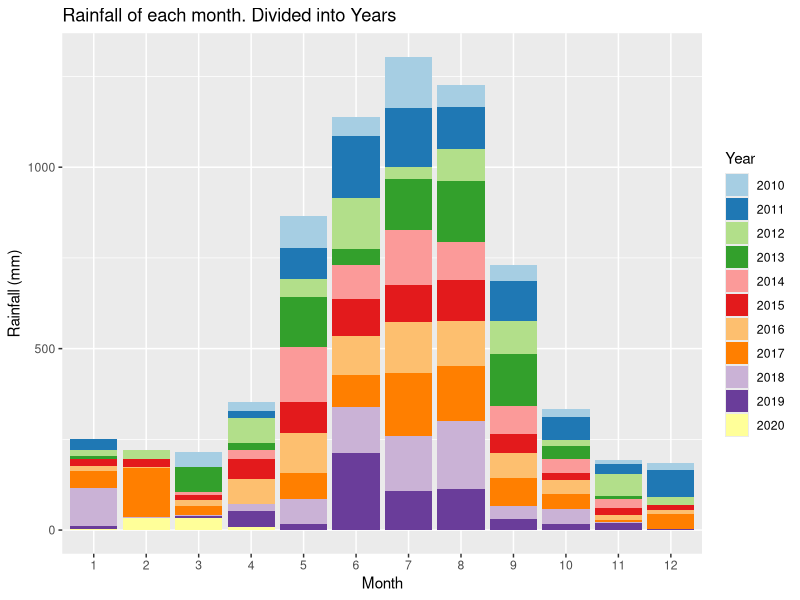
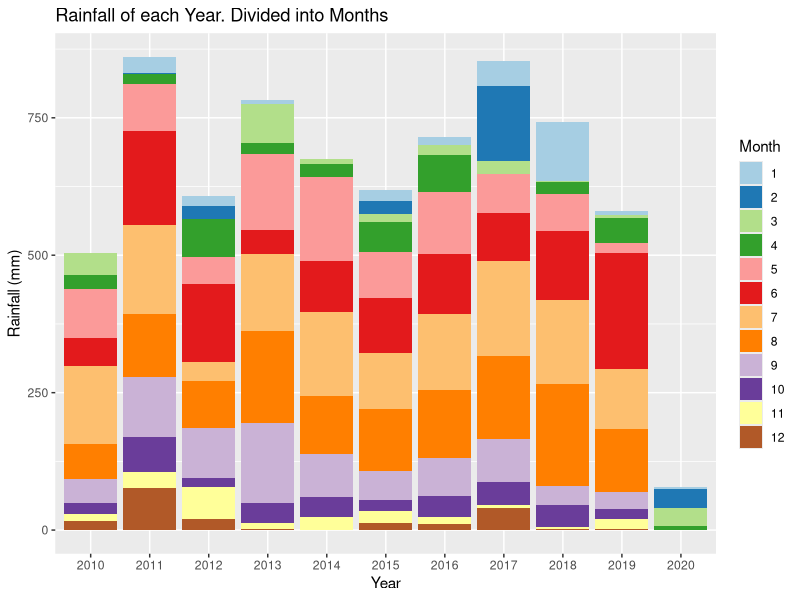
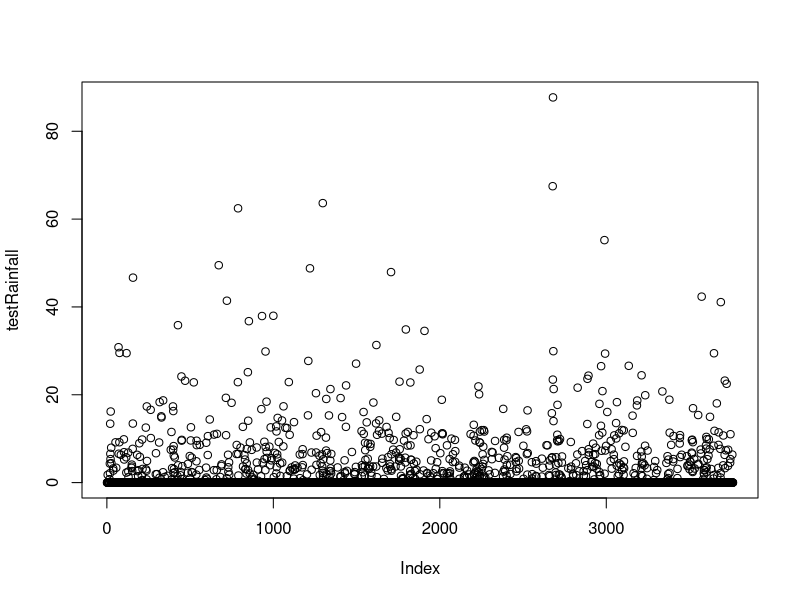
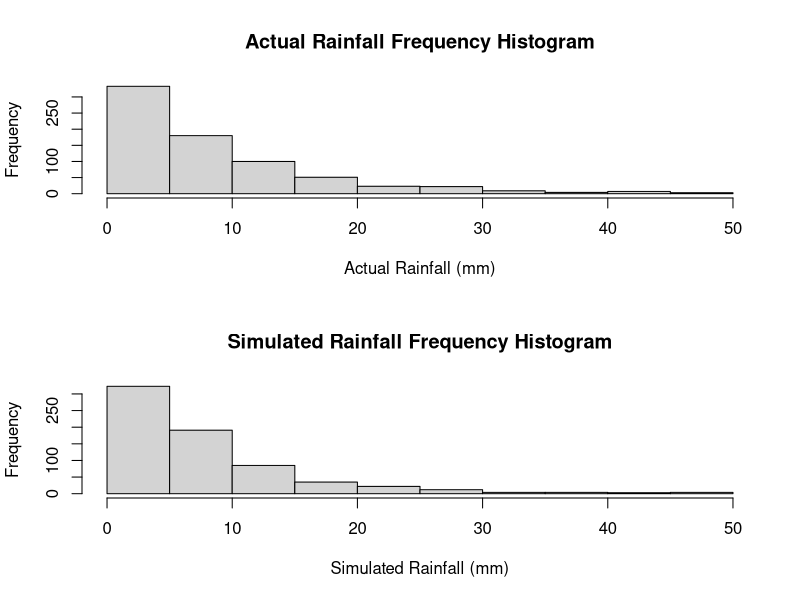
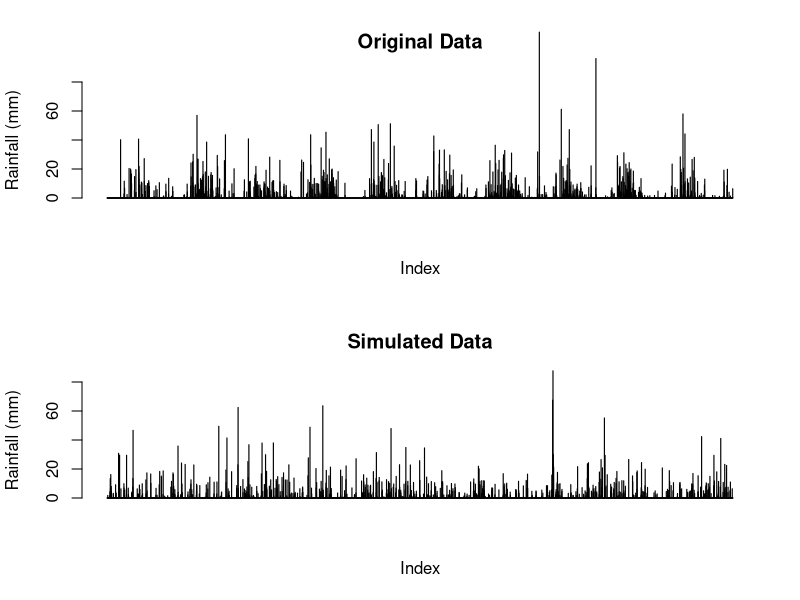
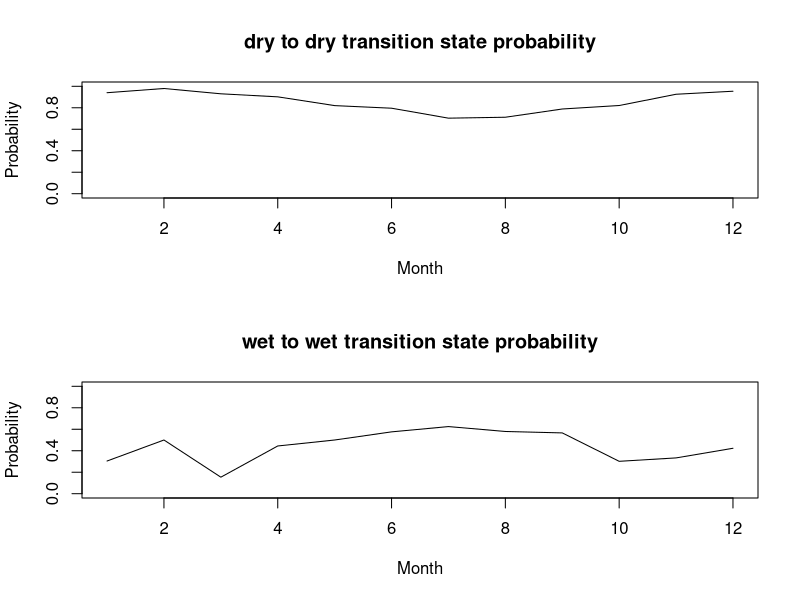
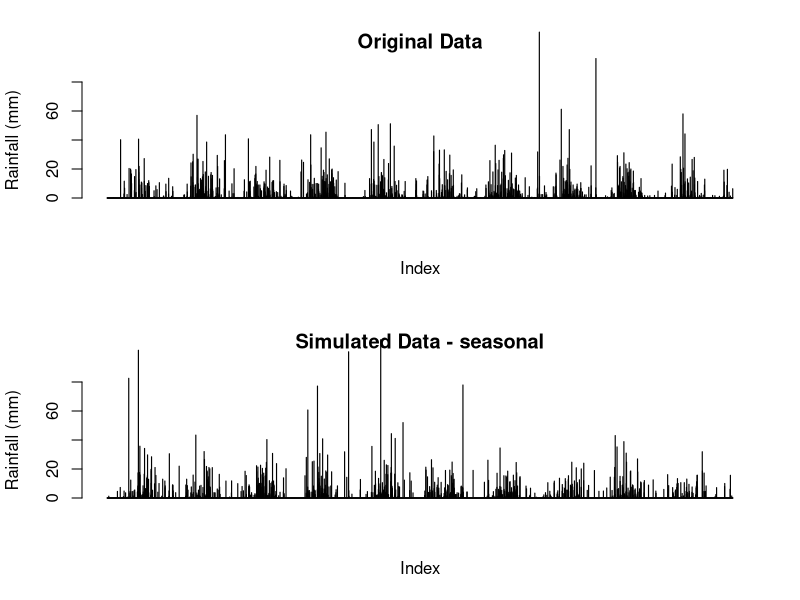
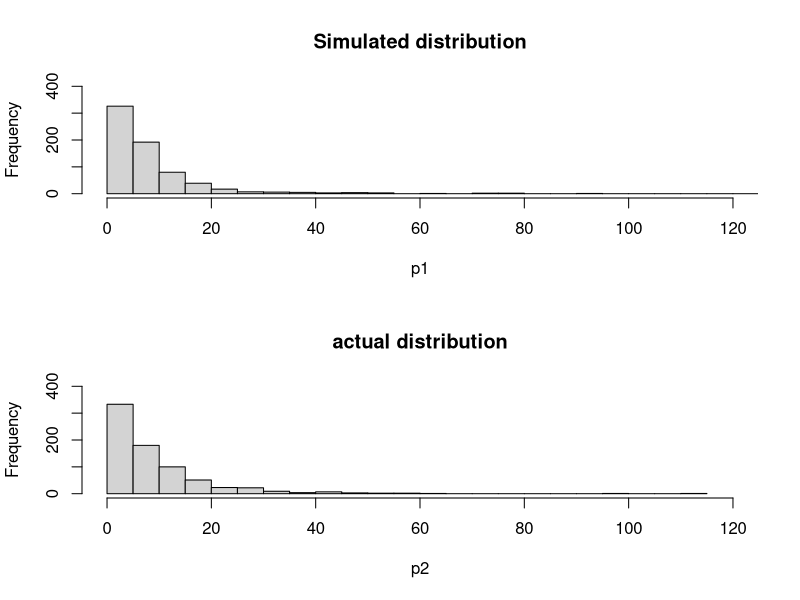

Source code (R) for these figures, in order: (Note: this script raises an error after producing the figures.)
## ---- chunk 1
knitr::opts_chunk$set(echo = TRUE)
## ---- chunk 2
data <-  read.csv("IDCJAC0009_009225_1800_Data.csv")
weather_data <- data
weather_data <- weather_data[which(is.na(weather_data$Rainfall.amount..millimetres.) == FALSE),]
## ---- chunk 3
table(weather_data$Year, weather_data$Quality)
## ---- chunk 4
weather_data$date <- do.call(paste, c(weather_data[c("Day", "Month", "Year")], sep = "-"))
## ---- chunk 5
state <- function(x){
  stateList <- c()
  for(ii in 1:length(x)){
    if(x[ii] < 1){
      stateList <- c(stateList, "dry")
    }
    if(x[ii] >= 1){
      stateList <- c(stateList, "wet")
    }
  }
  return(stateList)
}
weather_data$state <- state(weather_data$Rainfall.amount..millimetres.)
## ---- chunk 6
transitionState <- function(x){
  transitionStateList <- c('') #can't find transition state of first observation
  for(i in 2:length(x)){
    if(x[i] == "dry"){
      if (x[i-1] == "dry"){
        transitionStateList <- c(transitionStateList, "DryToDry")
      }
      else {
        transitionStateList <- c(transitionStateList, "WetToDry")
      }
    }
    if(x[i] == "wet"){
      if (x[i-1] == "dry"){
        transitionStateList <- c(transitionStateList, "DryToWet")
      }
      else {
        transitionStateList <- c(transitionStateList, "WetToWet")
      }
    }
  }
  return(transitionStateList)
}
weather_data$transitionState <- transitionState(weather_data$state)
## ---- chunk 7
train_data <- subset(weather_data, Year >= 2010)
library(ggplot2)
library(RColorBrewer)

# Plotting the rainfall data (grouped by years and months)
ggplot(train_data, aes(x = factor(Month), y = Rainfall.amount..millimetres., fill = factor(Year))) + 
  geom_bar(stat = "identity") + 
  scale_fill_brewer(palette = "Paired") + 
  xlab("Month")+
  ylab("Rainfall (mm)")+
  labs(fill = "Year")+
  ggtitle("Rainfall of each month. Divided into Years")

ggplot(train_data, aes(x = factor(Year), y = Rainfall.amount..millimetres., fill = factor(Month))) + 
  geom_bar(stat = "identity") + 
  scale_fill_brewer(palette = "Paired") + 
  xlab("Year")+
  ylab("Rainfall (mm)")+
  labs(fill = "Month")+
  ggtitle("Rainfall of each Year. Divided into Months")
## ---- chunk 8
table(train_data$Month, train_data$Year)
## ---- chunk 9
#Calculating transition state probabilities, in general (no respect to month or season)
weatherTable <- table(train_data$transitionState)

probWetToWet = weatherTable['WetToWet'] / (weatherTable['WetToWet'] + weatherTable['WetToDry'])
probWetToWet

probDryToDry = weatherTable['DryToDry'] / (weatherTable['DryToDry'] + weatherTable['DryToWet'])
probDryToDry
## ---- chunk 10
#Basic generator (No seasonal variation)

currentState = "dry" #can make this into a random choice later
                                              #choosing next state depending on probs calculated above
generateRainfallBasic <- function(genLength){
  rainAmountList <- c()
  for (i3 in 1:genLength){
    if (currentState == "dry"){
      if (runif(1) < probDryToDry){
        currentState = "dry"
      }
      else{
        currentState = "wet"
      }
    }
    else if (currentState == "wet"){
      if (runif(1) < probWetToWet){
        currentState = "wet"
      }
      else{
        currentState = "dry"
      }
    }
                                      #generating amount of rainfall if state is wet, else 0
    if (currentState == "wet"){
      rainAmount <- 5*exp(rnorm(1))
      rainAmountList <- c(rainAmountList, rainAmount)
    }
    else{
      rainAmountList <- c(rainAmountList, 0)
    }
  }
  return(rainAmountList)
}
## ---- chunk 11
#Basic generator tests
testRainfall = generateRainfallBasic(3761)
plot(testRainfall)

par(mfrow=c(2,1))
hist(train_data$Rainfall.amount..millimetres.[train_data$Rainfall.amount..millimetres.>1 & train_data$Rainfall.amount..millimetres.<50], xlab = "Actual Rainfall (mm)", main = "Actual Rainfall Frequency Histogram")
hist(testRainfall[testRainfall > 1 & testRainfall <50], xlab = "Simulated Rainfall (mm)", main = "Simulated Rainfall Frequency Histogram")

par(mfrow=c(2,1))
barplot(train_data$Rainfall.amount..millimetres., ylim = c(0,80), main = "Original Data", ylab = "Rainfall (mm)", xlab = "Index")
barplot(testRainfall, ylim = c(0,80), main = "Simulated Data", ylab = "Rainfall (mm)", xlab = "Index")
## ---- chunk 12
#Calculates the transition probabilities for each month
transitonStatesMonthsFrame <- data.frame(list(rep(0, 12), list(rep(0, 12), list(rep(0, 12), list(rep(0, 12)))))) #Initialises 12x4 frame filled with zeroes
names(transitonStatesMonthsFrame) <- c('DryToDry', 'DryToWet', 'WetToDry', 'WetToWet')

#Makes the dataframe with the count of each transition state with each month
for (i4 in 1:dim(train_data)[1]){
  tempTransitionState <- train_data[i4, 'transitionState']
  tempMonth <- train_data[i4, 'Month']
  transitonStatesMonthsFrame[tempMonth, tempTransitionState] <- transitonStatesMonthsFrame[tempMonth, tempTransitionState]+1
}
## ---- chunk 13
#Calculates the probabilities for each month in the data frame
probTransitonStatesMonthsFrame <- transitonStatesMonthsFrame
for (i in 1:dim(transitonStatesMonthsFrame)[1]){
  
  probTransitonStatesMonthsFrame[i, 'DryToDry'] <- transitonStatesMonthsFrame[i, 'DryToDry'] / (transitonStatesMonthsFrame[i, 'DryToDry'] + transitonStatesMonthsFrame[i, 'DryToWet'])
  
  probTransitonStatesMonthsFrame[i, 'DryToWet'] <- transitonStatesMonthsFrame[i, 'DryToWet'] / (transitonStatesMonthsFrame[i, 'DryToDry'] + transitonStatesMonthsFrame[i, 'DryToWet'])
    
  probTransitonStatesMonthsFrame[i, 'WetToDry'] <- transitonStatesMonthsFrame[i, 'WetToDry'] / (transitonStatesMonthsFrame[i, 'WetToDry'] + transitonStatesMonthsFrame[i, 'WetToWet'])
    
  probTransitonStatesMonthsFrame[i, 'WetToWet'] <- transitonStatesMonthsFrame[i, 'WetToWet'] / (transitonStatesMonthsFrame[i, 'WetToDry'] + transitonStatesMonthsFrame[i, 'WetToWet'])
}
## ---- chunk 14
#How the transition state probabilities vary for each month
plot(probTransitonStatesMonthsFrame$DryToDry, ylim = c(0,1), xlab = "Month", main = "dry to dry transition state probability", type = 'l', ylab = "Probability")
plot(probTransitonStatesMonthsFrame$WetToWet, ylim = c(0,1), xlab = "Month", main = "wet to wet transition state probability", type = 'l', ylab = "Probability")
## ---- chunk 15
#weather generator accounting  for seasonal variation of transition states or something i hope
#yes this is just a spicy version of basic generator it's mostly the same in fact if i forget to even do this it is the same

generateRainfallSeasonal <- function(input){
  currentState = "dry" #can make this into a random choice later
  rainAmountList <- c()
  for (i5 in 1:dim(input)[1]){
    if (currentState == "dry"){
      if (runif(1) < probTransitonStatesMonthsFrame[input[i5, 'Month'], 'DryToDry']){ #now inputs depending on the month of input
        currentState = "dry"
      }
      else{
        currentState = "wet"
      }
    }
    else if (currentState == "wet"){
      if (runif(1) < probTransitonStatesMonthsFrame[input[i5, 'Month'], 'WetToWet']){
        currentState = "wet"
      }
      else{
        currentState = "dry"
      }
    }
                                      #generating amount of rainfall if state is wet, else 0
    if (currentState == "wet"){
      rainAmount <- 5*exp(rnorm(1)) #now log-normal dist, 5 used because is close to mean of weather_data's / the mean of what exp(rnorm(1)) is by default
      rainAmountList <- c(rainAmountList, rainAmount)
    }
    else{
      rainAmountList <- c(rainAmountList, 0)
    }
  }
  return(rainAmountList)
}
## ---- chunk 16
#testing code for seasonal generator
inputSeasonalRainfall <- dplyr::select(train_data, 'Year', 'Month', 'Day') #using existing train data's dates to input to function, instead of putting in just how many to generate

testSeasonalRainfall = generateRainfallSeasonal(inputSeasonalRainfall)
## ---- chunk 17
par(mfrow=c(2,1))
barplot(train_data$Rainfall.amount..millimetres., ylim = c(0,80), main = "Original Data", ylab = "Rainfall (mm)", xlab = "Index")
barplot(testSeasonalRainfall, ylim = c(0,80), main = "Simulated Data - seasonal", ylab = "Rainfall (mm)", xlab = "Index")
## ---- chunk 18
#comparing log-normal against actual data, veeerryyyy close fit, will use log-normal for rainfall sim
p1 <- 5*exp(rnorm(732))
p1 <- p1[p1>1]
hist(p1, breaks = 30, xlim = c(0,120), ylim = c(0,400), main = "Simulated distribution")

p2 <- train_data$Rainfall.amount..millimetres.[train_data$Rainfall.amount..millimetres.>1]
hist(p2, breaks = 30, xlim = c(0,120), ylim = c(0,400), main = "actual distribution")

## ---- chunk 19
set.seed(100345)

sampID <- sample.int(nrow(train_data), size = 0.5*nrow(train_data), replace = FALSE)
train_data <- train_data[sampID,] # 50% of data for training
test_data <- train_data[-sampID,] # 50% for testing
## ---- chunk 20
#code to calculate transition probabilities for each month (copied from earlier)

transitonStatesMonthsFrame <- data.frame(list(rep(0, 12), list(rep(0, 12), list(rep(0, 12), list(rep(0, 12)))))) #initialising frame by creating 12x4 frame filled with zeroes
names(transitonStatesMonthsFrame) <- c('DryToDry', 'DryToWet', 'WetToDry', 'WetToWet') #name da columns

for (i4 in 1:dim(train_data)[1]){ #making dataframe with count of each transition state for each month
  tempTransitionState <- train_data[i4, 'transitionState']
  tempMonth <- train_data[i4, 'Month']
  transitonStatesMonthsFrame[tempMonth, tempTransitionState] <- transitonStatesMonthsFrame[tempMonth, tempTransitionState]+1
}
## ---- chunk 21
#also copied from earlier
probTransitonStatesMonthsFrame<- transitonStatesMonthsFrame
for (i in 1:dim(transitonStatesMonthsFrame)[1]){ #calculating transition probs for each month in df
  
  probTransitonStatesMonthsFrame[i, 'DryToDry'] <- transitonStatesMonthsFrame[i, 'DryToDry'] / (transitonStatesMonthsFrame[i, 'DryToDry'] + transitonStatesMonthsFrame[i, 'DryToWet'])
  
  probTransitonStatesMonthsFrame[i, 'DryToWet'] <- transitonStatesMonthsFrame[i, 'DryToWet'] / (transitonStatesMonthsFrame[i, 'DryToDry'] + transitonStatesMonthsFrame[i, 'DryToWet'])
    
  probTransitonStatesMonthsFrame[i, 'WetToDry'] <- transitonStatesMonthsFrame[i, 'WetToDry'] / (transitonStatesMonthsFrame[i, 'WetToDry'] + transitonStatesMonthsFrame[i, 'WetToWet'])
    
  probTransitonStatesMonthsFrame[i, 'WetToWet'] <- transitonStatesMonthsFrame[i, 'WetToWet'] / (transitonStatesMonthsFrame[i, 'WetToDry'] + transitonStatesMonthsFrame[i, 'WetToWet'])
}
## ---- chunk 22
#generate test data
testSeasonalRainfall50 = generateRainfallSeasonal(train_data)
## ---- chunk 23
par(mfrow = c(2, 1))

barplot(testSeasonalRainfall50, ylab = "Rainfall (mm)", xlab = "index", main = "Simulated data")
barplot(test_data$Rainfall.amount..millimetres., ylab = "Rainfall (mm)", xlab  = "index", main = "Actual data")
## ---- chunk 24
train_data <- subset(weather_data, Year >= 2010)
train10_data <- subset(weather_data, Year >= 2009 & Year < 2019)
data_2019 <- subset(weather_data, Year == 2019)
## ---- chunk 25
#code to calculate transition probabilities for each month (copied from earlier)

transitonStatesMonthsFrame <- data.frame(list(rep(0, 12), list(rep(0, 12), list(rep(0, 12), list(rep(0, 12)))))) #initialising frame by creating 12x4 frame filled with zeroes
names(transitonStatesMonthsFrame) <- c('DryToDry', 'DryToWet', 'WetToDry', 'WetToWet') #name da columns

for (i4 in 1:dim(train10_data)[1]){ #making dataframe with count of each transition state for each month
  tempTransitionState <- train10_data[i4, 'transitionState']
  tempMonth <- train10_data[i4, 'Month']
  transitonStatesMonthsFrame[tempMonth, tempTransitionState] <- transitonStatesMonthsFrame[tempMonth, tempTransitionState]+1
}
## ---- chunk 26
#also copied from earlier
probTransitonStatesMonthsFrame<- transitonStatesMonthsFrame
for (i in 1:dim(transitonStatesMonthsFrame)[1]){ #calculating transition probs for each month in df
  
  probTransitonStatesMonthsFrame[i, 'DryToDry'] <- transitonStatesMonthsFrame[i, 'DryToDry'] / (transitonStatesMonthsFrame[i, 'DryToDry'] + transitonStatesMonthsFrame[i, 'DryToWet'])
  
  probTransitonStatesMonthsFrame[i, 'DryToWet'] <- transitonStatesMonthsFrame[i, 'DryToWet'] / (transitonStatesMonthsFrame[i, 'DryToDry'] + transitonStatesMonthsFrame[i, 'DryToWet'])
    
  probTransitonStatesMonthsFrame[i, 'WetToDry'] <- transitonStatesMonthsFrame[i, 'WetToDry'] / (transitonStatesMonthsFrame[i, 'WetToDry'] + transitonStatesMonthsFrame[i, 'WetToWet'])
    
  probTransitonStatesMonthsFrame[i, 'WetToWet'] <- transitonStatesMonthsFrame[i, 'WetToWet'] / (transitonStatesMonthsFrame[i, 'WetToDry'] + transitonStatesMonthsFrame[i, 'WetToWet'])
}
## ---- chunk 27
# using month probabilites generate one years worth of data 
monthList <- subset(weather_data, Year == 2011) # a year that isn't a leap year to get the month list, as generation algorithm only requires months
monthList <- monthList['Month']
testSeasonalRainfall10 <- generateRainfallSeasonal(monthList)
## ---- chunk 28
#compare generated year against 2019
par(mfrow = c(2,1))
barplot(testSeasonalRainfall10, xlab = "Index", ylab = "Rainfall (mm)", main = "Simulated Rainfall")
barplot(data_2019$Rainfall.amount..millimetres., xlab = "Index", ylab = "Rainfall (mm)", main = "2019 Rainfall")


# check other years for comparison
par(mfrow = c(3,2))
barplot(testSeasonalRainfall10, xlab = "Index", ylab = "Rainfall (mm)", main = "Simulated Rainfall")
year <- subset(weather_data, Year == 2015)
barplot(year$Rainfall.amount..millimetres., xlab = "Index", ylab = "Rainfall (mm)", main = "2015 Rainfall")
year <- subset(weather_data, Year == 2008)
barplot(year$Rainfall.amount..millimetres., xlab = "Index", ylab = "Rainfall (mm)", main = "2008 Rainfall")
year <- subset(weather_data, Year == 2017)
barplot(year$Rainfall.amount..millimetres., xlab = "Index", ylab = "Rainfall (mm)", main = "2017 Rainfall")
year <- subset(weather_data, Year == 2007)
barplot(year$Rainfall.amount..millimetres., xlab = "Index", ylab = "Rainfall (mm)", main = "2007 Rainfall")
year <- subset(weather_data, Year == 2013)
barplot(year$Rainfall.amount..millimetres., xlab = "Index", ylab = "Rainfall (mm)", main = "2013 Rainfall")
rm(year)
## ---- chunk 29
temp <- subset(weather_data, weather_data$state == "wet")
mean(temp$Rainfall.amount..millimetres.)
rm(temp)
## ---- chunk 30
# Creates a graph of difference in rainfall for years, weeks, months, years to see if there are any potential patterns.

# Creates a list of the weekly rainfall
RainfallWeekly <- data.frame("Rainfall (mm)", "Week")
colnames(RainfallWeekly) <- c("Rainfall (mm)", "Week")
RainfallWeekly$`Rainfall (mm)` <- as.numeric(RainfallWeekly$`Rainfall (mm)`)
RainfallWeekly$Week <- as.numeric(RainfallWeekly$Week)
week = 1
weekRain = 0
for(ii in c(1: nrow(weather_data))){
  weekRain = weekRain + weather_data[ii, 6] # rainfall amount for that row
  
  if(ii%%7 == 0){ # every 7th row
    RainfallWeekly[(ii/7), 1] <- weekRain # 1 row of RainfallWeekly created every 7 rows (1 weeks) - inserting rainfall total for that week
    RainfallWeekly[(ii/7), 2] <- week
    week = week + 1
    weekRain = 0 # clear total rainfall to prepare for next week
  }
}
## ---- chunk 31
RainfallWeeklyDiff <- data.frame(c(1:(nrow(RainfallWeekly)-1)), c(1:(nrow(RainfallWeekly)-1))) # data frame with two columns, one less row than RainfallWeekly
colnames(RainfallWeeklyDiff) <- c("Rainfall diff (mm)", "Week")
RainfallWeeklyDiff$`Rainfall diff (mm)` <- diff(RainfallWeekly$`Rainfall (mm)`) # change in weeks
## ---- chunk 32
# plot first 700 weeks first against the difference in rainfall, and then the rainfall per week
par(mfrow = c(4,1))
plot(RainfallWeeklyDiff[c(1:350), 2], RainfallWeeklyDiff[c(1:350), 1], xlab = "week", ylab = "change in rainfall (mm)", cex = 2, type = "b")
plot(RainfallWeekly[c(1:350), 2], RainfallWeekly[c(1:350), 1], xlab = "week", ylab = "rainfall (mm)", type = "l")
plot(RainfallWeeklyDiff[c(351:700), 2], RainfallWeeklyDiff[c(351:700), 1], xlab = "week", ylab = "change in rainfall (mm)", cex = 2, type = "b")
plot(RainfallWeekly[c(351:700), 2], RainfallWeekly[c(351:700), 1], xlab = "week", ylab = "rainfall (mm)", type = "l")

## ---- chunk 33
# plot second 700 weeks first against the difference in rainfall, and then the rainfall per week
par(mfrow = c(4,1))
plot(RainfallWeeklyDiff[c(701:1050), 2], RainfallWeeklyDiff[c(701:1050), 1], xlab = "week", ylab = "change in rainfall (mm)", cex = 2, type = "b")
plot(RainfallWeekly[c(701:1050), 2], RainfallWeekly[c(701:1050), 1], xlab = "week", ylab = "rainfall (mm)", type = "l")
plot(RainfallWeeklyDiff[c(1051:1414), 2], RainfallWeeklyDiff[c(1051:1414), 1], xlab = "week", ylab = "change in rainfall (mm)", cex = 2, type = "b")
plot(RainfallWeekly[c(1051:1414), 2], RainfallWeekly[c(1051:1414), 1], xlab = "week", ylab = "rainfall (mm)", type = "l")
## ---- chunk 34
rainSort_2019 <- data_2019$Rainfall.amount..millimetres.
# qqplot before removing 'dry' days
qqnorm(rainSort_2019, pch = 1, frame = F, main = "Normal Q-Q Plot of Rainfall 2019 (including dry days)")
qqline(rainSort_2019, col = "red", lwd = 2)
rainSort_2019 <- rainSort_2019[which(rainSort_2019 != 0)]
# qqplot after removing 'dry' days
qqnorm(rainSort_2019, pch = 1, frame = F, main = "Normal Q-Q Plot of Rainfall 2019 (excluding dry days)")
qqline(rainSort_2019, col = "red", lwd = 2)
hist(rainSort_2019, breaks = 50)
# data is not normally distributed
rm(rainSort_2019)
## ---- chunk 35
rain2019 <- subset(weather_data, Year == 2019)
length(rain2019$Rainfall.amount..millimetres.)
length(testSeasonalRainfall10)
## ---- chunk 36
table(rain2019$Month)
# Since there are two days missing from October and December, we will have to find the days and remove them from our simulated results.
table(rain2019$Day)
# one month is missing a day 5, and another is missing a day 19 (both 11 when should be 12)/
temp <- subset(rain2019, Day == 5)/
temp$Month # 5th of October missing
temp <- subset(rain2019, Day == 19)
temp$Month # 19th of December missing
rm(temp)
## ---- chunk 37
# To perform the Wilcoxon Signed Rank test we remove those dates from testSeasonalRainfall10
# 2019 is a non leap year so February will have 28 days
#October 5th and December 19th are missing, so we remove them
month_result <- which(rain2019$date == "4-10-2019" | rain2019$date=="18-12-2019")
simRainfall2019 <- testSeasonalRainfall10[-c(month_result[1]+1, month_result[2]+1)]
## ---- chunk 38
# Test of testSeasonalRainfall10 against 2019 rainfall (testSeasonalRainfall10 was simulation of 2019 rainfall)
wilcox.test(simRainfall2019, rain2019$Rainfall.amount..millimetres., paired = T, alternative = "t")


# Since the p-value = 0.9695, it can be concluded that there is no significant diference between the simulated 2019 data and the actual 2019 data. This means that the data is not consistently too high or too low. 
# While the simulation may not be an accurate prediction of 2019 (as seen in the barplots), the simulation was also not logically flawed, as there is not a significant difference between the median of the simulation and the median of the actual.
## ---- chunk 39
median(simRainfall2019)
median(rain2019$Rainfall.amount..millimetres.)

# given the number of dry days, it makes sense that the median's would be very similar in the Wilcoxon Signed Rank test
rm(simRainfall2019)
